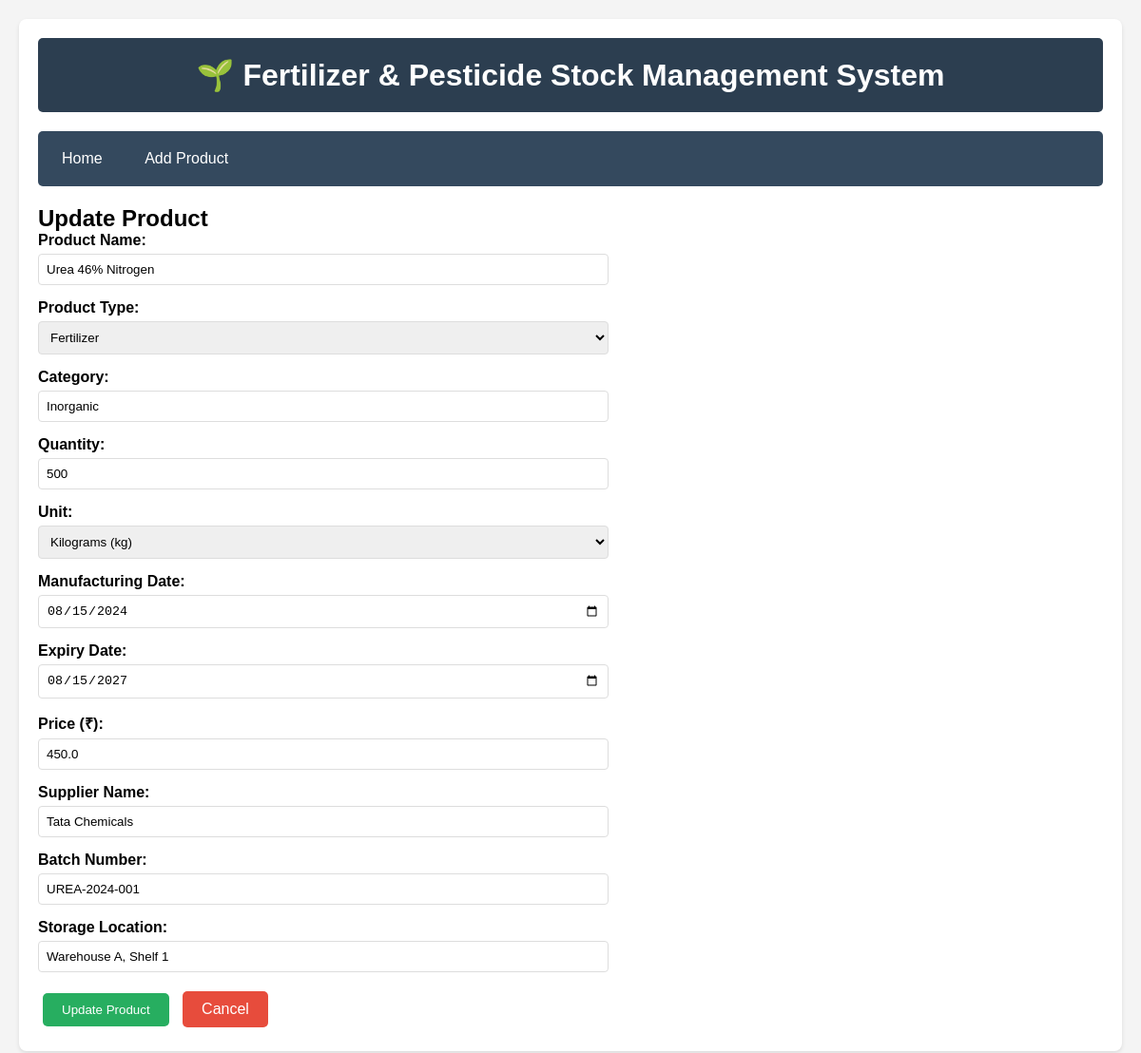
Screenshot of /update/2 with the database file from the repository.
### tables this page shows
CREATE TABLE products (
            id INTEGER PRIMARY KEY AUTOINCREMENT,
            product_name TEXT NOT NULL,
            product_type TEXT NOT NULL,
            category TEXT NOT NULL,
            quantity INTEGER NOT NULL,
            unit TEXT NOT NULL,
            manufacturing_date TEXT NOT NULL,
            expiry_date TEXT NOT NULL,
            price REAL NOT NULL,
            supplier_name TEXT,
            batch_number TEXT,
            storage_location TEXT,
            date_added TEXT NOT NULL
        );

### app.py (the view, shortened to what this page needs)
@app.route('/update/<int:id>', methods=['GET', 'POST'])
def update_product(id):
    conn = get_db_connection()
    product = conn.execute('SELECT * FROM products WHERE id = ?', (id,)).fetchone()
    if product is None:
        flash('Product not found!', 'danger')
        conn.close()
        return redirect(url_for('index'))
    conn.close()
    return render_template('update_product.html', product=product)

### app.py (called while the page is built)
def get_db_connection():
    conn = sqlite3.connect(DATABASE)
    conn.row_factory = sqlite3.Row
    return conn

### templates/update_product.html (shortened to what this page needs)
{% extends 'layout.html' %}
{% block content %}
<h2>Update Product</h2>
<form method="POST" action="{{ url_for('update_product', id=product['id']) }}">
    <div class="form-group">
        <label>Product Name:</label>
        <input type="text" name="product_name" value="{{ product['product_name'] }}" required>
    </div>
    <div class="form-group">
        <label>Product Type:</label>
        <select name="product_type" required>
            <option value="Fertilizer" {% if product['product_type'] == 'Fertilizer' %}selected{% endif %}>Fertilizer</option>
        </select>
    </div>
    <div class="form-group">
        <label>Category:</label>
        <input type="text" name="category" value="{{ product['category'] }}" required>
    </div>
    <div class="form-group">
        <label>Quantity:</label>
        <input type="number" name="quantity" value="{{ product['quantity'] }}" min="0" required>
    </div>
    <div class="form-group">
        <label>Unit:</label>
        <select name="unit" required>
            <option value="kg" {% if product['unit'] == 'kg' %}selected{% endif %}>Kilograms (kg)</option>
        </select>
    </div>
    <div class="form-group">
        <label>Manufacturing Date:</label>
        <input type="date" name="manufacturing_date" value="{{ product['manufacturing_date'] }}" required>
    </div>
    <div class="form-group">
        <label>Expiry Date:</label>
        <input type="date" name="expiry_date" value="{{ product['expiry_date'] }}" required>
    </div>
    <div class="form-group">
        <label>Price (₹):</label>
        <input type="number" step="0.01" name="price" value="{{ product['price'] }}" min="0" required>
    </div>
    <div class="form-group">
        <label>Supplier Name:</label>
        <input type="text" name="supplier_name" value="{{ product['supplier_name'] }}">
    </div>
    <div class="form-group">
        <label>Batch Number:</label>
        <input type="text" name="batch_number" value="{{ product['batch_number'] }}">
    </div>
    <div class="form-group">
        <label>Storage Location:</label>
        <input type="text" name="storage_location" value="{{ product['storage_location'] }}">
    </div>
    <button type="submit" class="btn btn-success">Update Product</button>
    <a href="{{ url_for('index') }}" class="btn btn-danger">Cancel</a>
</form>
{% endblock %}

### templates/layout.html (style rules this page uses)
* { margin: 0; padding: 0; box-sizing: border-box; }
body { font-family: Arial, sans-serif; background-color: #f4f4f4; padding: 20px; }
.btn { padding: 10px 20px; text-decoration: none; border: none; border-radius: 5px; cursor: pointer; display: inline-block; margin: 5px; }
.btn-success { background-color: #27ae60; color: white; }
.btn-danger { background-color: #e74c3c; color: white; }
form { max-width: 600px; }
.form-group { margin-bottom: 15px; }
label { display: block; margin-bottom: 5px; font-weight: bold; }
input, select, textarea { width: 100%; padding: 8px; border: 1px solid #ddd; border-radius: 4px; }

### rows the page displays
products: product_name "Urea 46% Nitrogen", product_type "Fertilizer", category "Inorganic", quantity "500", unit "Kilograms (kg)", manufacturing_date "08/15/2024", expiry_date "08/15/2027", price "450.0", supplier_name "Tata Chemicals", batch_number "UREA-2024-001", storage_location "Warehouse A, Shelf 1"
